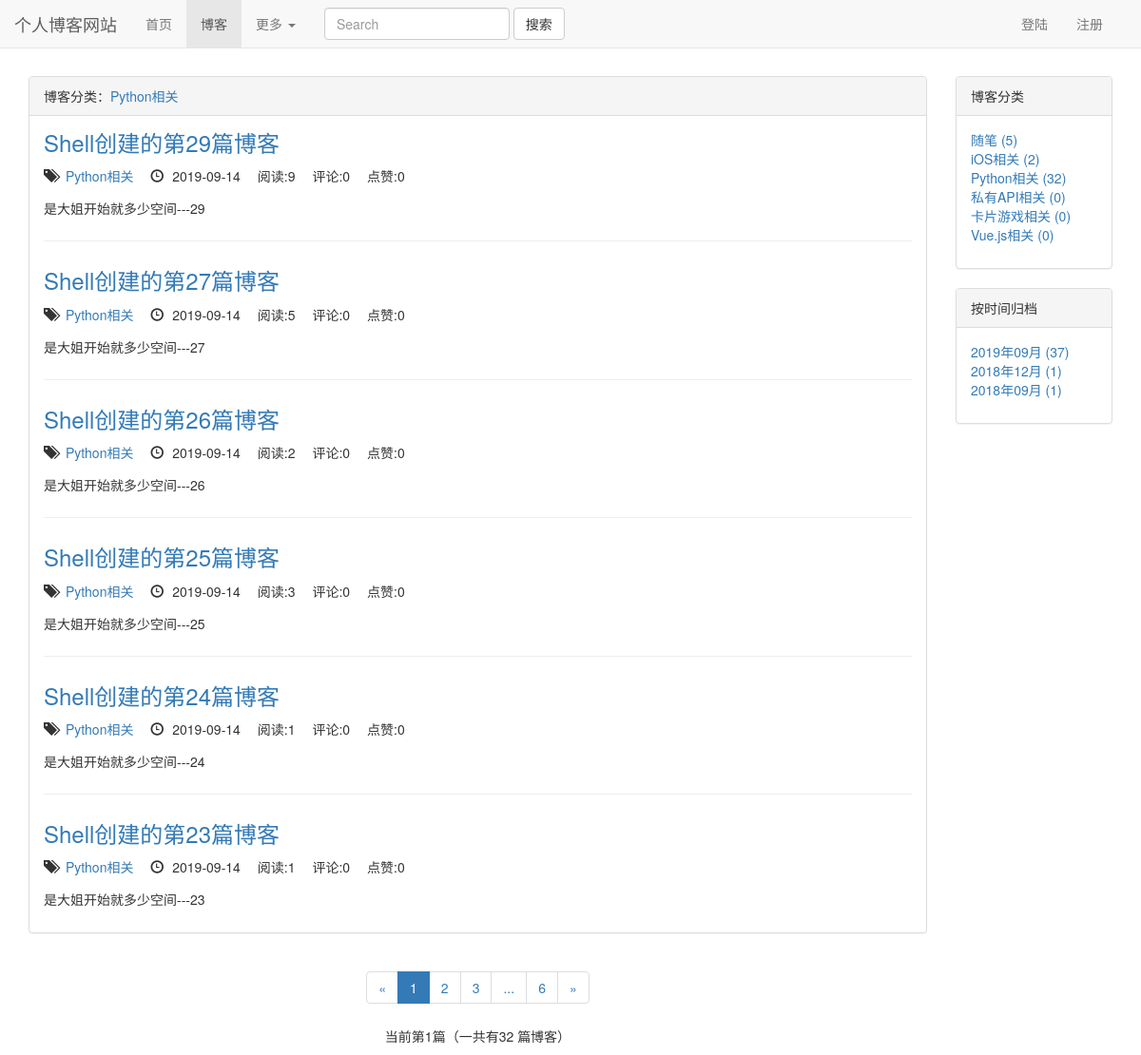
Screenshot of /blogs/type/3/ with the database file from the repository.
### blogs/models.py (models this page shows, shortened)
class BlogType(models.Model):
    type_name = models.CharField(max_length=15)

class Blog(models.Model,ReadNumExtension):
    title = models.CharField(max_length=50)
    blog_type = models.ForeignKey(BlogType, on_delete=models.CASCADE)
    content = RichTextUploadingField()
    author = models.ForeignKey(User, on_delete=models.CASCADE)
    create_time = models.DateTimeField(auto_now_add=True)
    last_update_time = models.DateTimeField(auto_now=True)
    readDetails = GenericRelation(ReadNumDetail)  # 反向关联获取
    class Meta:
        ordering = ['-create_time']

### read_statistics/models.py (models this page shows)
class ReadNum(models.Model):
    read_num = models.IntegerField(default=0)
    content_type = models.ForeignKey(ContentType, on_delete=models.CASCADE)
    object_id = models.PositiveIntegerField()
    content_object = GenericForeignKey('content_type', 'object_id')

### likes/models.py (models this page shows)
class LikeCount(models.Model):
    content_type = models.ForeignKey(ContentType, on_delete=models.CASCADE)
    object_id = models.PositiveIntegerField()
    content_object = GenericForeignKey('content_type', 'object_id')
    liked_cound = models.IntegerField(default=0)

### blogs/views.py (the view)
# urls.py: re_path(r'^type/(\d+)/$', views.blog_types, name='blog_types'),
def blog_types(request, blog_type):
    blogType = get_object_or_404(BlogType, pk=blog_type)
    blogs = Blog.objects.filter(blog_type=blogType)
    context = blog_datas_common(request, blogs)
    context['blog_type'] = blogType
    return render(request, 'blogs/blog_type_list.html', context)

### user/forms.py (shortened to what this page needs)
class LoginForm(forms.Form):
    username_or_email = forms.CharField(
        label='用户名或邮箱',
        widget=forms.TextInput(attrs={'class': 'form-control', 'placeholder': '请输入用户名或邮箱'})
    )
    password = forms.CharField(
        label='密码',
        widget=forms.PasswordInput(attrs={'class': 'form-control', 'placeholder': '请输入密码'})
    )

### comment/templatetags/comment_tags.py (called while the page is built)
@register.simple_tag
def get_comment_count(obj):
    content_type = ContentType.objects.get_for_model(obj)
    return Comment.objects.filter(content_type=content_type, object_id=obj.pk).count()

### likes/templatetags/like_tags.py (called while the page is built)
@register.simple_tag()
def get_liked_counts(obj):
    content_type = ContentType.objects.get_for_model(obj)
    count, created = LikeCount.objects.get_or_create(content_type=content_type, object_id=obj.pk)
    return count.liked_cound

### read_statistics/templatetags/read_tags.py (called while the page is built)
@register.simple_tag
def get_total_read_count(obj):
    try:
        ct = ContentType.objects.get_for_model(obj)
        readnum = ReadNum.objects.get(content_type=ct, object_id=obj.pk)
        return readnum.read_num
    except exceptions.ObjectDoesNotExist:
        return 0

### user/context_processors.py (called while the page is built)
def login_modal_form(request):
    return {'login_modal_form': LoginForm()}

### templates/blogs/blog_type_list.html (shortened to what this page needs)
{% extends 'blogs/blog_index.html' %}
{% block blog_title_header %}
    博客分类：<a href="{% url 'blogs_module:blog_types' blog_type.pk %}">{{ blog_type.type_name }}</a>
{% endblock %}

### templates/blogs/blog_index.html (shortened to what this page needs)
{% extends 'base.html' %}
{% load staticfiles %}
{% load comment_tags %}
{% load read_tags %}
{% load like_tags %}
{% block cssstyle %}
    <link rel="stylesheet" href="{% static 'blog_css/blog.css' %}">
{% endblock %}
{% block blog_active %}
    active
{% endblock %}
{% block content %}
    <div class="container">
        <div class="row">
            <div class="col-xs-12 col-sm-8 col-md-9 col-lg-10">
                <div class="panel panel-default">
                    <div class="panel-heading">{% block blog_title_header %}{% endblock %}</div>
                    <div class="panel-body">
                        <ul class="blog_types">
                            {% for blog in page_of_blogs.object_list %}
                                <div class="every_blog">
                                    <h3><a href="{% url 'blogs_module:blog_details' blog.pk %}">{{ blog.title }}</a>
                                    </h3>
                                    <ul class="blog_list_style">
                                        <li>
                                            <span class="glyphicon glyphicon-tags"></span> <a
                                                href="{% url 'blogs_module:blog_types' blog.blog_type.pk %}"> {{ blog.blog_type.type_name }}</a>
                                        </li>
                                        <li><span
                                                class="glyphicon glyphicon-time"></span> {{ blog.create_time|date:"Y-m-d" }}
                                        </li>
                                         <li>
                                             阅读:{% get_total_read_count blog %}
                                        </li>
                                        <li>
                                            评论:{% get_comment_count blog %}
                                        </li>
                                        <li>
                                            点赞:{% get_liked_counts blog %}
                                        </li>
                                    </ul>
                                    <p>{{ blog.content |striptags | truncatechars:130 |safe}}</p>
                                </div>
                            {% empty %}
                                <div class="every_blog">
                                    <p>--暂无博客，敬请期待--</p>
                                </div>
                            {% endfor %}
                        </ul>
                    </div>
                </div>
                <div class="blog_page_container">
                    {% if page_of_blogs %}
                        <nav aria-label="Page navigation">
                            <ul class="pagination">
                                <li>
                                    {% if page_of_blogs.has_previous %}
                                        <a href="?page={{ page_of_blogs.previous_page_number }}" aria-label="Previous">
                                            <span aria-hidden="true">&laquo;</span>
                                        </a>
                                    {% else %}
                                        <span aria-hidden="true">&laquo;</span>
                                    {% endif %}
                                </li>
                                {% for page_num in page_range %}
                                    {% if page_num == '...' %}
                                        <li><span>{{ page_num }}</span></li>
                                    {% else %}
                                        {% if page_num == page_of_blogs.number %}
                                            <li class="active"><a href="?page={{ page_num }}">{{ page_num }}</a></li>
                                        {% else %}
                                            <li><a href="?page={{ page_num }}">{{ page_num }}</a></li>
                                        {% endif %}
                                    {% endif %}
                                {% endfor %}
                                <li>
                                    {% if page_of_blogs.has_next %}
                                        <a href="?page={{ page_of_blogs.next_page_number }}" aria-label="Next">
                                            <span aria-hidden="true">&raquo;</span>
                                        </a>
                                    {% else %}
                                        <span aria-hidden="true">&raquo;</span>
                                    {% endif %}
                                </li>
                            </ul>
                        </nav>
                        <p>当前第{{ page_of_blogs.number }}篇（一共有{{ page_of_blogs.paginator.count }}
                            篇博客）</p>
                    {% endif %}
                </div>
            </div>
            <div class="hidden-xs col-sm-4 col-md-3 col-lg-2">
                <div class="panel panel-default">
                    <div class="panel-heading">博客分类</div>
                    <div class="panel-body">
                        <ul class="blog_types">
                            {% for type in blogTypes %}
                                <li><a href="{% url 'blogs:blog_types' type.pk %}">{{ type.type_name }} ({{ type.type_count }})</a></li>
                            {% empty %}
                                暂无博客分类
                            {% endfor %}
                        </ul>
                    </div>
                </div>
                <div class="panel panel-default">
                    <div class="panel-heading">按时间归档</div>
                    <div class="panel-body">
                        <ul class="list-unstyled">
                            {% for blogDate,blogDateCount in blogDates.items %}
                                <li><a href="{% url 'blogs_module:blog_dates' blogDate.year blogDate.month %}">{{ blogDate|date:"Y年m月" }} ({{ blogDateCount }})</a></li>
                            {% endfor %}
                        </ul>
                    </div>
                </div>
            </div>
        </div>
    </div>
{% endblock %}

### static/base.css (style rules this page uses)
body { margin-top: 80px !important; }
* { padding: 0px; margin: 0px; }

### static/blog_css/blog.css (style rules this page uses)
ul.blog_types { list-style-type: none; }
div h3 { margin-top: 0px; margin-bottom: 0.5em; }
div.every_blog:not(:last-child) { margin-bottom: 2em; padding-bottom: 1em; border-bottom: 1px solid #eee; }
ul.blog_list_style { list-style-type: none; margin-bottom: 1em; }
ul.blog_list_style li { list-style-type: none; display: inline-block; margin-right: 1em; }
ul.blog_list_style li span { margin-right: 5px; }
div.blog_page_container { text-align: center; }

### rows the page displays
BlogType: type_name "Python相关", type_count "32"
Blog: title "Shell创建的第29篇博客", blog_type.type_name "Python相关", create_time "2019-09-14", id.read_num "9", id "0", id.liked_cound "0", content "是大姐开始就多少空间---29"
Blog: title "Shell创建的第27篇博客", blog_type.type_name "Python相关", create_time "2019-09-14", id.read_num "5", id "0", id.liked_cound "0", content "是大姐开始就多少空间---27"
Blog: title "Shell创建的第26篇博客", blog_type.type_name "Python相关", create_time "2019-09-14", id.read_num "2", id "0", id.liked_cound "0", content "是大姐开始就多少空间---26"
Blog: title "Shell创建的第25篇博客", blog_type.type_name "Python相关", create_time "2019-09-14", id.read_num "3", id "0", id.liked_cound "0", content "是大姐开始就多少空间---25"
Blog: title "Shell创建的第24篇博客", blog_type.type_name "Python相关", create_time "2019-09-14", id.read_num "1", id "0", id.liked_cound "0", content "是大姐开始就多少空间---24"
Blog: title "Shell创建的第23篇博客", blog_type.type_name "Python相关", create_time "2019-09-14", id.read_num "1", id "0", id.liked_cound "0", content "是大姐开始就多少空间---23"
BlogType: type_name "随笔", type_count "5"
BlogType: type_name "iOS相关", type_count "2"
BlogType: type_name "私有API相关", type_count "0"
BlogType: type_name "卡片游戏相关", type_count "0"
BlogType: type_name "Vue.js相关", type_count "0"

### other values shown
{{ page_num }} "1"
{{ page_num }} "2" "3" "6"
{{ page_num }} "..."
{{ page_of_blogs.number }} "1"
{{ page_of_blogs.paginator.count }} "32"
{{ blogDate|date:"Y年m月" }} "2019年09月" "2018年12月" "2018年09月"
{{ blogDateCount }} "37" "1" "1"
